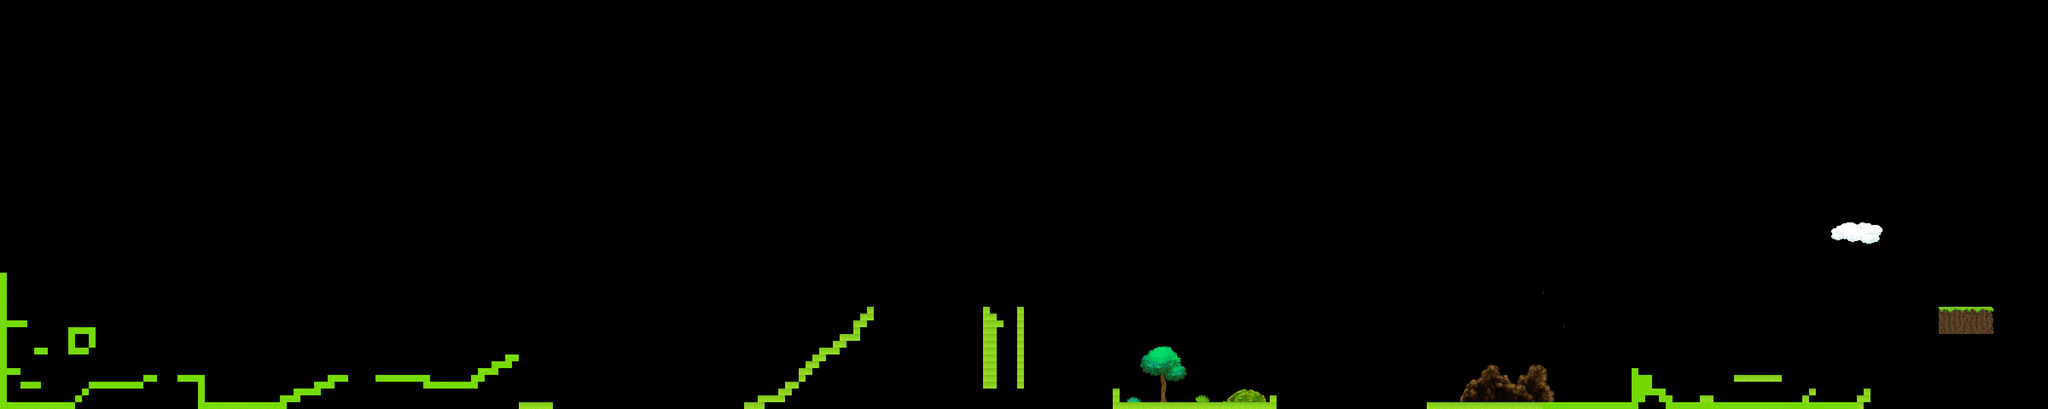

This game map was drawn from its Tiled (.tmx) file and the tilesets committed beside it. A one-line description and the trimmed map source follow:
An orthogonal 300x60 tile map with 16x16 px tiles, 2 tile layers (walls, background), 3 tilesets.

<map version="1.0" orientation="orthogonal" width="300" height="60" tilewidth="16" tileheight="16">
 <tileset firstgid="1" name="Spritesheet" tilewidth="16" tileheight="16">
  <image source="Spritesheet.png" width="1792" height="1792" />
 </tileset>
 <tileset firstgid="12545" name="Spritesheet2" tilewidth="16" tileheight="16">
  <image source="Spritesheet2.png" width="800" height="800" />
 </tileset>
 <tileset firstgid="15045" name="Tiles_64x64" tilewidth="16" tileheight="16">
  <image source="Tiles_64x64.png" width="512" height="512" />
 </tileset>
 <layer name="walls" width="300" height="60">
  <data>[18000 cells, 344 non-empty, 40 distinct tile ids]</data>
 </layer>
 <layer name="background" width="300" height="60">
  <data>[18000 cells, 456 non-empty, 451 distinct tile ids]</data>
 </layer>
</map>
